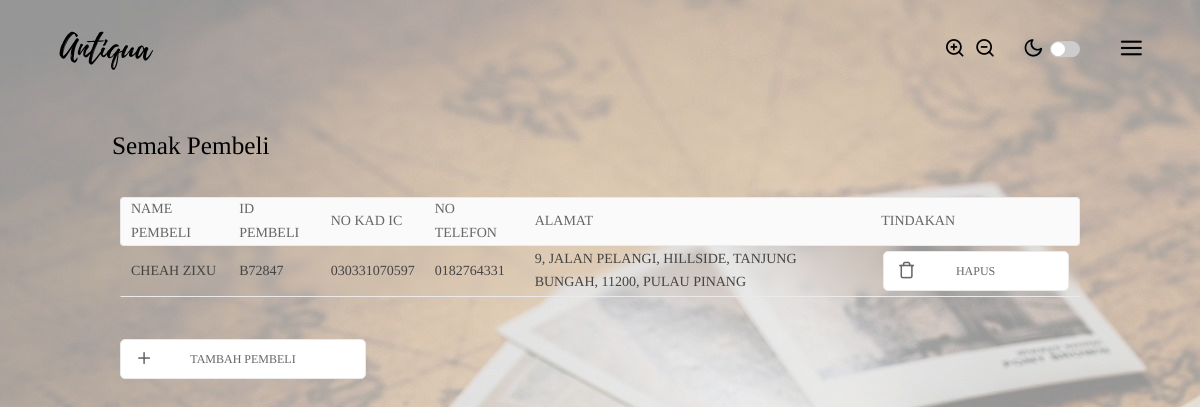
The page /semakpembeli/index.php (signed in) on the database its author committed.
### tables this page shows
CREATE TABLE `pembeli` (
  `idpembeli` varchar(6) NOT NULL,
  `nokadicpembeli` varchar(12) NOT NULL,
  `notelefonpembeli` varchar(12) NOT NULL,
  `namapembeli` varchar(750) NOT NULL,
  `alamat` varchar(750) NOT NULL
);

CREATE TABLE `alamat` (
  `alamat` varchar(750) NOT NULL,
  `negeri` varchar(750) NOT NULL,
  `poskod` varchar(5) NOT NULL,
  `bandar` varchar(750) NOT NULL
);

### semakpembeli/index.php (the view, shortened to what this page needs)
<?php
    require('../functions/dbcon.php');
?>
<!DOCTYPE html>
<html>
    <head>
        <link rel="stylesheet" href="../style/style.css">
        <link rel="stylesheet" href="../style/global.css">
        <link rel="stylesheet" href="../style/semakstok.css">
    </head>
    <body class="zi-main">
        <?php include("../components/header.php");?>
        <?php include("../components/menuoverlay.php");?>
        <div class="title">
            Semak Pembeli
        </div>
        <div class="table-sec">
            <div class="table-container">
                <table class="zi-table data-table">
                    <thead>
                        <tr>
                            <th>NAME PEMBELI</th>
                            <th>ID PEMBELI</th>
                            <th>NO KAD IC</th>
                            <th>NO TELEFON</th>
                            <th>ALAMAT</th>
                            <th>TINDAKAN</th>
                        </tr>
                    </thead>
                    <tbody>
                        <?php
                            $data = mysqli_query($dbcon,"SELECT * FROM pembeli JOIN alamat");
                            while ($info = mysqli_fetch_array($data)) {
                        ?>
                        <tr>
                            <td><?php echo $info['namapembeli'];?></td>
                            <td><?php echo $info['idpembeli'];?></td>
                            <td><?php echo $info['nokadicpembeli'];?></td>
                            <td><?php echo $info['notelefonpembeli'];?></td>
                            <td><?php echo $info['alamat'] . ", " . $info['bandar'] . ", " . $info['poskod'] . ", " . $info['negeri'];?></td>
                            <td>
                                <a href="../functions/hapuspembeli.php?index=<?php echo $info['idpembeli'];?>">
                                    <button class="zi-btn action-btn" onclick="return confirm('Hapus maklumat pembeli dari sistem?');"><i class="prefix zi-icon-trash"></i>HAPUS</button>
                                </a>
                            </td>
                        </tr>
                        <?php }?>
                    </tbody>
                </table>
                <div class="extra-btn">
                    <a href="../tambahpembeli/"><button class="zi-btn add-buyer-btn"><i class="prefix zi-icon-plus"></i>Tambah Pembeli</button></a>
                </div>
            </div>
        </div>
    </body>
</html>

### style/global.css (style rules this page uses)
body, html { height: 100%; width: 100%; font-family: "Volte" !important; }
.title { font-size: 1.8rem; font-family: "Volte Bold"; margin: 2rem 8rem; }
.prefix { font-size: 1.3rem !important; left: 1rem !important; }
table { backdrop-filter: blur(5px); }

### style/semakstok.css (style rules this page uses)
.table-sec { width: 100%; text-align: center; padding-bottom: 6rem; }
.table-container { display: inline-block; width: 80%; }
.action-btn { min-width: 10rem; margin: 0.1rem; }
.extra-btn { text-align: left; padding-top: 3rem; }

### rows shown on the page
pembeli: namapembeli "CHEAH ZIXU", idpembeli "B72847", nokadicpembeli "030331070597", notelefonpembeli "0182764331", alamat.alamat "9, JALAN PELANGI, HILLSIDE", alamat.bandar "TANJUNG BUNGAH", alamat.poskod "11200", alamat.negeri "PULAU PINANG"
